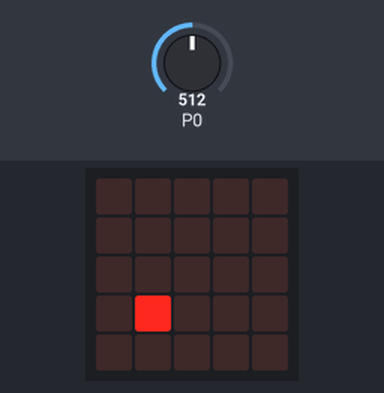
Recording of a program running on a simulated BBC micro:bit running MicroPython. On the bench: the board's 5×5 LED display. The inputs (shaded band) are chosen by the test bench; at power-on: P0 = 512 (analog values on the 0–1023 scale).

Above: at 1.2 s.
1.3 s: P0 set to 716
At 4.21 s:
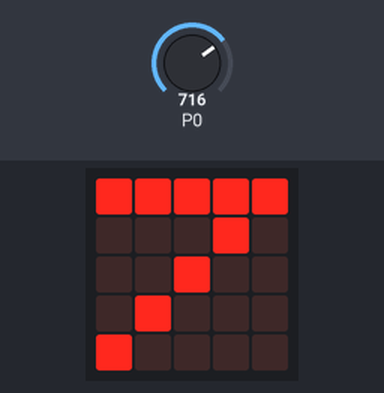
6.3 s: P0 set to 900
At 10.7 s:
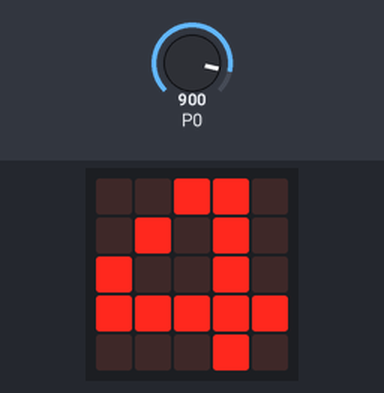
11.3 s: P0 set to 511
At 12.23 s:
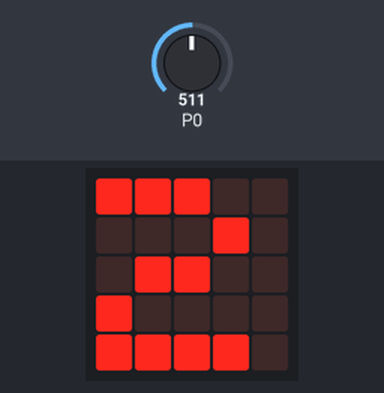
Timing chart, 0 to 14.3 s (numbered marks = the images above; inputs shaded):
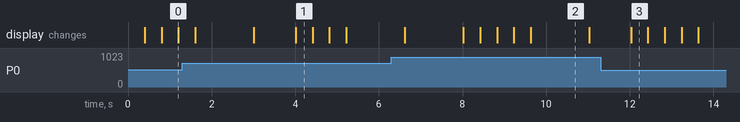

Measured:
- what the display in image 0 shows lasts 0.4 s, from 0.8 s to 1.2 s
- what the display in image 2 shows lasts 1.4 s, from 9.6 s to 11.0 s

The program:

_____.py
```python
"""
Author：Ethan
Date:2021/07/13
通过温度传感器读取数据，并用四位数码管展示，
温度传感器上面 AO 表示 模拟信号，DO 表示数字信号
"""
from microbit import *
import math


while True:
    analogVal = pin0.read_analog()
    Vr = 3.3 * float(analogVal)/1023
    Rt = 10000 * Vr / (3.3-Vr)
    temp = 1/(((math.log(Rt / 10000)) / 3950) + (1 / (273.15+25)))
    tem = temp - 273.15
    display.show('{:.2f}'.format(tem))
    sleep(1000)
    display.show('-')
    sleep(1000)
```
